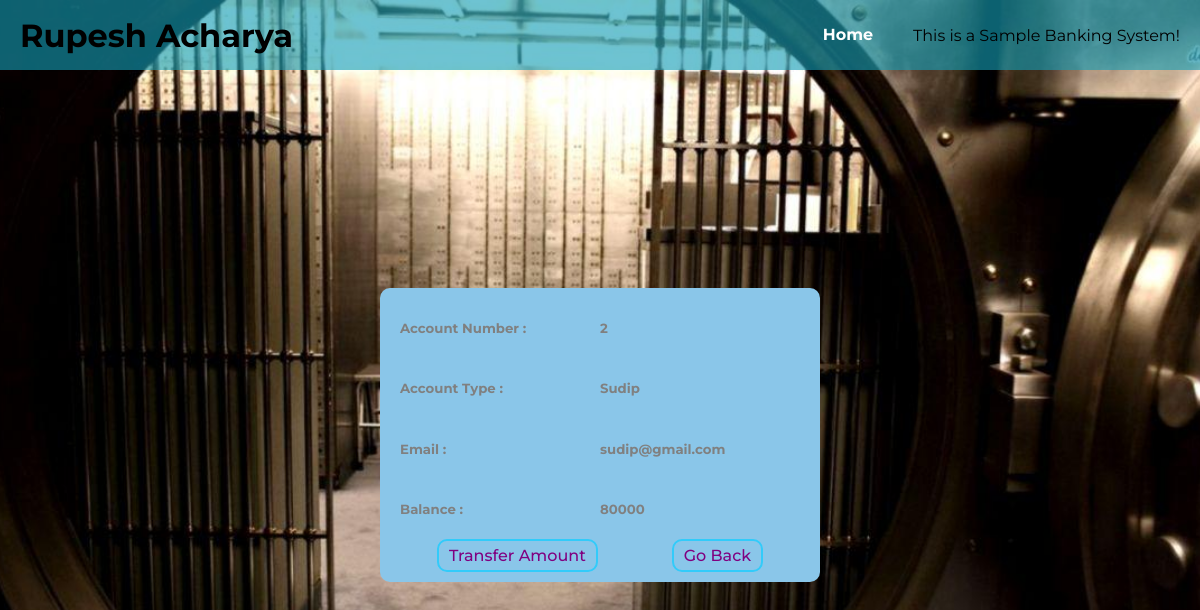
The page /viewCustomer.php?number=2 on the database its author committed.
### tables this page shows
CREATE TABLE `customers` (
  `account_number` int(11) NOT NULL,
  `account_type` varchar(10) NOT NULL,
  `name` varchar(255) NOT NULL,
  `email` varchar(150) NOT NULL,
  `cur_balance` double NOT NULL
);

### viewCustomer.php (the view, shortened to what this page needs)
<?php
    include "./php/init.php";
    if(isset($_GET["number"])){
        $accno = intval($_GET["number"]);
        $res = mysqli_query($con, "SELECT * FROM customers WHERE account_number = $accno");
        if(mysqli_num_rows($res) != 1){
            echo "<script> alert('error finding your account') ; window.location = './allCustomers.php' </script>";
        }else{
        $rows = mysqli_fetch_assoc($res);
?>
<!DOCTYPE html>
<html lang="en">
<head>
    <link rel="stylesheet" href="./assets/css/main.css">
</head>
<body>
    <main>
       <div class="personal-info">
           <div class="row">
               <h5>Account Number :</h5>
               <h5><?php echo $rows["account_number"] ?></h5>
           </div>
           <div class="row">
               <h5>Account Type :</h5>
               <h5><?php echo $rows["name"] ?></h5>
           </div>
           <div class="row">
               <h5>Email :</h5>
               <h5><?php echo $rows["email"] ?></h5>
           </div>
           <div class="row">
               <h5>Balance :</h5>
               <h5><?php echo $rows["cur_balance"] ?></h5>
           </div>
           <div class="row">
               <a href="./transfer.php?number=<?php echo $rows['account_number'] ?>" class="transfet-page-btn">Transfer Amount</a>
               <a href="./allCustomers.php" class="transfet-page-btn">Go Back</a>
           </div>
       </div>
    </main>
</body>
</html>
<?php
        }
    }
?>

### assets/css/main.css (style rules this page uses)
body { margin: 0; padding: 0; background-image: url("./images/bank1.jpg"); background-repeat: no-repeat; background-position: center; background-size: cover; font-family: 'Montserrat', sans-serif; }
header { width: 100%; height: 70px; -webkit-box-sizing: border-box; box-sizing: border-box; display: -webkit-box; display: -ms-flexbox; display: flex; -webkit-box-pack: justify; -ms-flex-pack: justify; justify-content: space-between; -webkit-box-align: center; -ms-flex-align: center; align-items: center; background-color: rgba(21, 158, 182, 0.616); padding: 0 20px; }
header div { display: -webkit-box; display: -ms-flexbox; display: flex; -webkit-box-pack: center; -ms-flex-pack: center; justify-content: center; -webkit-box-align: center; -ms-flex-align: center; align-items: center; height: 70px; }
header div a { margin-right: 20px; height: 100%; line-height: 70px; padding: 0 20px; text-decoration: none; color: white; font-weight: 700; -webkit-box-sizing: border-box; box-sizing: border-box; }
main { width: 100%; min-height: calc(100vh - 70px); display: -webkit-box; display: -ms-flexbox; display: flex; -webkit-box-pack: center; -ms-flex-pack: center; justify-content: center; -webkit-box-align: center; -ms-flex-align: center; align-items: center; }
main .personal-info { min-width: 200px; max-width: 500px; color: gray; background: rgb(138, 198, 233); padding: 10px 20px; border-radius: 10px; }
main .personal-info .row { display: -webkit-box; display: -ms-flexbox; display: flex; }
main .personal-info .row h5 { min-width: 200px; }
main .personal-info .transfet-page-btn { text-decoration: none; color: purple; font-weight: 500; display: block; padding: 5px 10px; margin: 0 auto; text-align: center; border: 2px solid #32cbfa; border-radius: 10px; -webkit-transition: .2s; transition: .2s; }

### rows shown on the page
customers: account_number "2", name "Sudip", email "sudip@gmail.com", cur_balance "80000"
